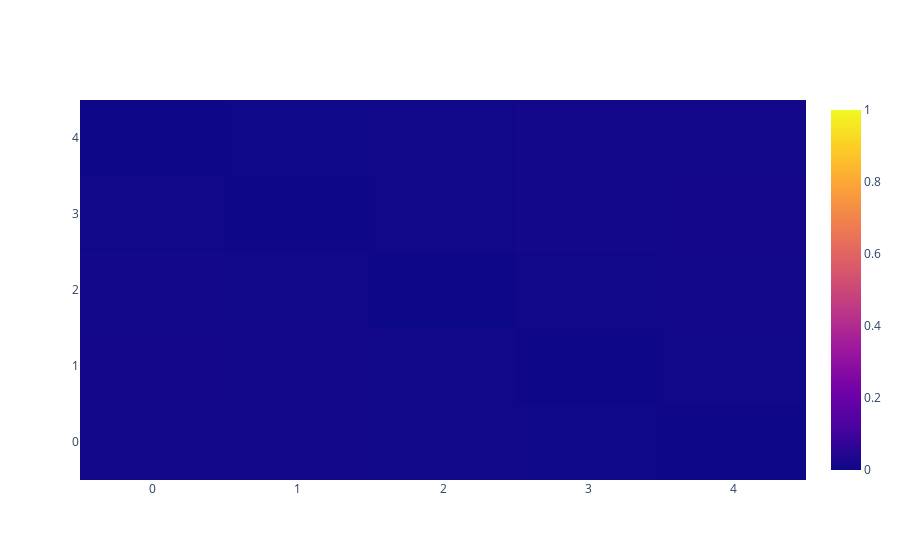
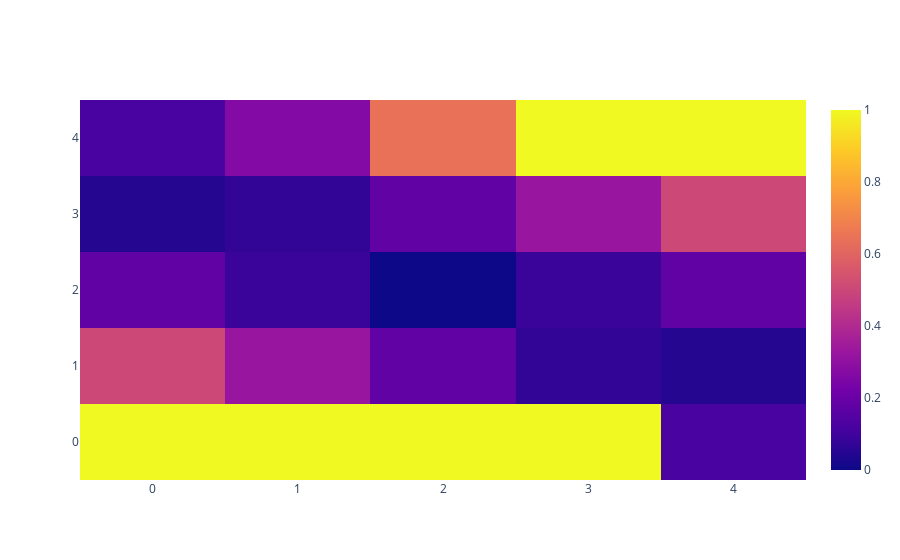
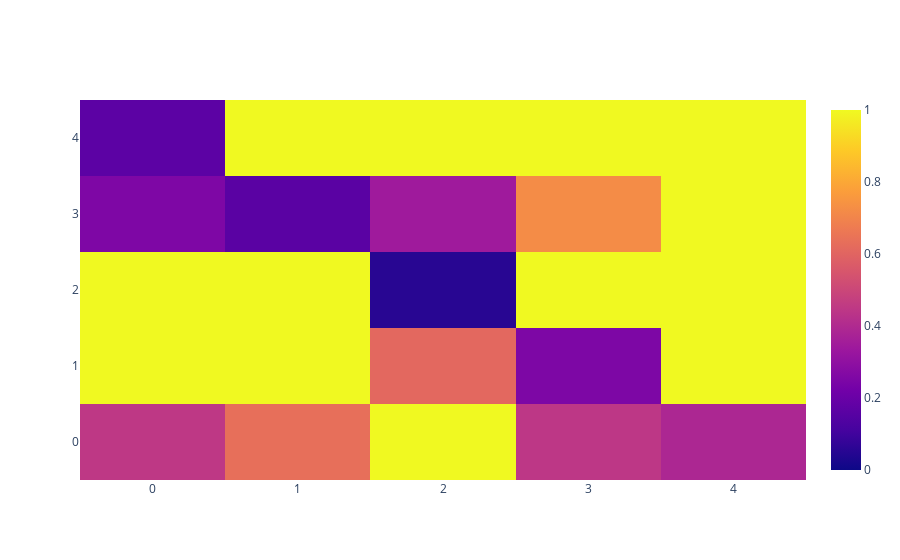

The notebook cell these images were saved under, in order:
### Code cell
conv_thresh = .02
zmin = 0.
zmax = 1.

print("LQR")
fig = go.Figure()
fig.add_trace(go.Heatmap(
    z = bench_lqr.detach().numpy(),
    zmin = zmin,
    zmax = zmax,
    ))
fig.show()

print("No Model")
fig = go.Figure()
fig.add_trace(go.Heatmap(
    z = bench_no_model.detach().numpy(),
    zmin = zmin,
    zmax = zmax,
    ))
fig.show()

print("Baseline")
fig = go.Figure()
fig.add_trace(go.Heatmap(
    z = bench_baseline.detach().numpy(),
    zmin = zmin,
    zmax = zmax,
    ))
fig.show()

print("Adversarial")
fig = go.Figure()
fig.add_trace(go.Heatmap(
    z = bench_adv.detach().numpy(),
    zmin = zmin,
    zmax = zmax,
    ))
fig.show()

print("LQR")
fig = go.Figure()
fig.add_trace(go.Heatmap(
    z = torch.Tensor(bench_lqr.detach().numpy() < conv_thresh).type(vf.dtype),
    zmin = 0,
    zmax = 1,
    ))
fig.show()

print("No Model")
fig = go.Figure()
fig.add_trace(go.Heatmap(
    z = torch.Tensor(bench_no_model.detach().numpy() > conv_thresh).type(vf.dtype),
    ))
fig.show()

print("Baseline")
fig = go.Figure()
fig.add_trace(go.Heatmap(
    z = torch.Tensor(bench_baseline.detach().numpy() < conv_thresh).type(vf.dtype),
    zmin = 0,
    zmax = 1,
    ))
fig.show()

print("Adversarial")
fig = go.Figure()
fig.add_trace(go.Heatmap(
    z = torch.Tensor(bench_adv.detach().numpy() < conv_thresh).type(vf.dtype),
    zmin = 0,
    zmax = 1,
    ))
fig.show()

### Figure 1 — Plotly figure (JSON) as saved in the notebook; plotly's stock layout.template omitted (floating-point values rounded to 4 significant figures)
{"data": [{"type": "heatmap", "z": [[0.01217, 0.01076, 0.008123, 0.003908, 0.002743], [0.01348, 0.01024, 0.005364, 0.001293, 0.007718], [0.01195, 0.006566, 2.519e-07, 0.006567, 0.01195], [0.007719, 0.001294, 0.005363, 0.01024, 0.01348], [0.002743, 0.003908, 0.008123, 0.01076, 0.01217]], "zmax": 1, "zmin": 0}], "layout": {}}

### Figure 2 — Plotly figure (JSON) as saved in the notebook; plotly's stock layout.template omitted (floating-point values rounded to 4 significant figures)
{"data": [{"type": "heatmap", "z": [[2.936, 2.79, 2.554, 2.273, 0.1184], [0.5076, 0.3224, 0.1764, 0.07184, 0.04721], [0.1787, 0.08809, 6.919e-05, 0.08809, 0.1787], [0.04721, 0.07184, 0.1764, 0.3224, 0.5076], [0.1184, 0.266, 0.6418, 1.148, 1.063]], "zmax": 1, "zmin": 0}], "layout": {}}

### Figure 3 — Plotly figure (JSON) as saved in the notebook; plotly's stock layout.template omitted (floating-point values rounded to 4 significant figures)
{"data": [{"type": "heatmap", "z": [[0.4474, 0.6324, 1.184, 0.4433, 0.3877], [4.491, 1.389, 0.6112, 0.2519, 3.318], [4.504, 7.279, 0.05319, 2.861, 4.21], [0.2534, 0.1614, 0.3442, 0.721, 2.611], [0.1668, 2.761, 2.723, 2.945, 3.106]], "zmax": 1, "zmin": 0}], "layout": {}}
